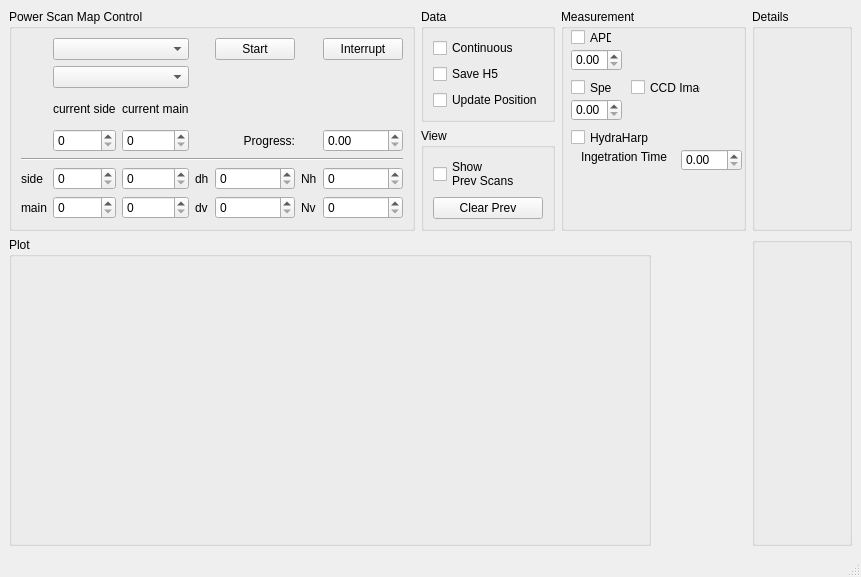
<?xml version="1.0" encoding="UTF-8"?>
<ui version="4.0">
 <class>SimpleXYScanWindow</class>
 <widget class="QMainWindow" name="SimpleXYScanWindow">
  <property name="geometry">
   <rect>
    <x>0</x>
    <y>0</y>
    <width>861</width>
    <height>577</height>
   </rect>
  </property>
  <property name="minimumSize">
   <size>
    <width>150</width>
    <height>170</height>
   </size>
  </property>
  <property name="acceptDrops">
   <bool>false</bool>
  </property>
  <property name="windowTitle">
   <string>Simple XY Scan</string>
  </property>
  <widget class="QWidget" name="centralwidget">
   <layout class="QGridLayout" name="gridLayout_2" rowstretch="0,0,0" columnstretch="0,0,0,0,0">
    <item row="2" column="0" colspan="3">
     <widget class="QGroupBox" name="plot_groupBox">
      <property name="sizePolicy">
       <sizepolicy hsizetype="Expanding" vsizetype="Expanding">
        <horstretch>0</horstretch>
        <verstretch>0</verstretch>
       </sizepolicy>
      </property>
      <property name="title">
       <string>Plot</string>
      </property>
      <layout class="QVBoxLayout" name="verticalLayout_2"/>
     </widget>
    </item>
    <item row="0" column="0" rowspan="2">
     <widget class="QGroupBox" name="control_groupBox">
      <property name="title">
       <string>Power Scan Map Control</string>
      </property>
      <layout class="QGridLayout" name="gridLayout" columnstretch="0,0,0,0,0,0,0">
       <item row="5" column="2">
        <widget class="QDoubleSpinBox" name="h1_doubleSpinBox">
         <property name="decimals">
          <number>0</number>
         </property>
         <property name="maximum">
          <double>3200.000000000000000</double>
         </property>
        </widget>
       </item>
       <item row="3" column="2">
        <widget class="QDoubleSpinBox" name="y_doubleSpinBox">
         <property name="decimals">
          <number>0</number>
         </property>
         <property name="maximum">
          <double>3200.000000000000000</double>
         </property>
        </widget>
       </item>
       <item row="7" column="3">
        <widget class="QLabel" name="dv_label_2">
         <property name="text">
          <string>dv</string>
         </property>
        </widget>
       </item>
       <item row="3" column="4">
        <widget class="QLabel" name="progres_label">
         <property name="text">
          <string>Progress:</string>
         </property>
         <property name="alignment">
          <set>Qt::AlignRight|Qt::AlignTrailing|Qt::AlignVCenter</set>
         </property>
        </widget>
       </item>
       <item row="2" column="1">
        <widget class="QLabel" name="x_label">
         <property name="text">
          <string>current side</string>
         </property>
        </widget>
       </item>
       <item row="5" column="0">
        <widget class="QLabel" name="h_label">
         <property name="text">
          <string>side</string>
         </property>
        </widget>
       </item>
       <item row="0" column="6">
        <widget class="QPushButton" name="interrupt_pushButton">
         <property name="text">
          <string>Interrupt</string>
         </property>
        </widget>
       </item>
       <item row="2" column="2">
        <widget class="QLabel" name="y_label">
         <property name="text">
          <string>current main</string>
         </property>
        </widget>
       </item>
       <item row="7" column="4">
        <widget class="QDoubleSpinBox" name="dv_doubleSpinBox">
         <property name="decimals">
          <number>0</number>
         </property>
         <property name="maximum">
          <double>3200.000000000000000</double>
         </property>
        </widget>
       </item>
       <item row="5" column="4">
        <widget class="QDoubleSpinBox" name="dh_doubleSpinBox">
         <property name="decimals">
          <number>0</number>
         </property>
         <property name="maximum">
          <double>3200.000000000000000</double>
         </property>
        </widget>
       </item>
       <item row="7" column="0">
        <widget class="QLabel" name="v_label_2">
         <property name="text">
          <string>main</string>
         </property>
        </widget>
       </item>
       <item row="3" column="1">
        <widget class="QDoubleSpinBox" name="x_doubleSpinBox">
         <property name="decimals">
          <number>0</number>
         </property>
         <property name="maximum">
          <double>3200.000000000000000</double>
         </property>
        </widget>
       </item>
       <item row="7" column="2">
        <widget class="QDoubleSpinBox" name="v1_doubleSpinBox">
         <property name="decimals">
          <number>0</number>
         </property>
         <property name="maximum">
          <double>3200.000000000000000</double>
         </property>
        </widget>
       </item>
       <item row="3" column="6">
        <widget class="QDoubleSpinBox" name="progress_doubleSpinBox"/>
       </item>
       <item row="0" column="4">
        <widget class="QPushButton" name="start_pushButton">
         <property name="text">
          <string>Start</string>
         </property>
        </widget>
       </item>
       <item row="5" column="6">
        <widget class="QDoubleSpinBox" name="Nh_doubleSpinBox">
         <property name="decimals">
          <number>0</number>
         </property>
         <property name="maximum">
          <double>3200.000000000000000</double>
         </property>
        </widget>
       </item>
       <item row="4" column="0" colspan="7">
        <widget class="Line" name="line">
         <property name="orientation">
          <enum>Qt::Horizontal</enum>
         </property>
        </widget>
       </item>
       <item row="5" column="5">
        <widget class="QLabel" name="label_2">
         <property name="text">
          <string>Nh</string>
         </property>
        </widget>
       </item>
       <item row="5" column="1">
        <widget class="QDoubleSpinBox" name="h0_doubleSpinBox">
         <property name="decimals">
          <number>0</number>
         </property>
         <property name="maximum">
          <double>3200.000000000000000</double>
         </property>
        </widget>
       </item>
       <item row="1" column="1" colspan="2">
        <widget class="QComboBox" name="speed_comboBox"/>
       </item>
       <item row="0" column="1" colspan="2">
        <widget class="QComboBox" name="scan_type_comboBox"/>
       </item>
       <item row="7" column="5">
        <widget class="QLabel" name="label_3">
         <property name="text">
          <string>Nv</string>
         </property>
        </widget>
       </item>
       <item row="5" column="3">
        <widget class="QLabel" name="dv_label">
         <property name="text">
          <string>dh</string>
         </property>
        </widget>
       </item>
       <item row="7" column="6">
        <widget class="QDoubleSpinBox" name="Nv_doubleSpinBox">
         <property name="decimals">
          <number>0</number>
         </property>
         <property name="maximum">
          <double>3200.000000000000000</double>
         </property>
        </widget>
       </item>
       <item row="7" column="1">
        <widget class="QDoubleSpinBox" name="v0_doubleSpinBox">
         <property name="decimals">
          <number>0</number>
         </property>
         <property name="maximum">
          <double>3200.000000000000000</double>
         </property>
        </widget>
       </item>
      </layout>
     </widget>
    </item>
    <item row="1" column="1">
     <widget class="QGroupBox" name="groupBox_2">
      <property name="title">
       <string>View</string>
      </property>
      <layout class="QGridLayout" name="gridLayout_4">
       <item row="0" column="0">
        <widget class="QCheckBox" name="show_previous_scans_checkBox">
         <property name="text">
          <string>Show 
Prev Scans</string>
         </property>
        </widget>
       </item>
       <item row="1" column="0">
        <widget class="QPushButton" name="clear_previous_scans_pushButton">
         <property name="text">
          <string>Clear Prev</string>
         </property>
        </widget>
       </item>
      </layout>
     </widget>
    </item>
    <item row="2" column="4">
     <widget class="QGroupBox" name="autofocus_plot_groupBox">
      <property name="sizePolicy">
       <sizepolicy hsizetype="Preferred" vsizetype="Preferred">
        <horstretch>0</horstretch>
        <verstretch>0</verstretch>
       </sizepolicy>
      </property>
      <property name="minimumSize">
       <size>
        <width>60</width>
        <height>60</height>
       </size>
      </property>
      <property name="maximumSize">
       <size>
        <width>400</width>
        <height>400</height>
       </size>
      </property>
      <property name="contextMenuPolicy">
       <enum>Qt::DefaultContextMenu</enum>
      </property>
      <property name="locale">
       <locale language="English" country="Zimbabwe"/>
      </property>
      <property name="alignment">
       <set>Qt::AlignLeading|Qt::AlignLeft|Qt::AlignTop</set>
      </property>
      <layout class="QVBoxLayout" name="verticalLayout_4">
       <property name="leftMargin">
        <number>9</number>
       </property>
       <property name="topMargin">
        <number>9</number>
       </property>
       <property name="rightMargin">
        <number>9</number>
       </property>
       <property name="bottomMargin">
        <number>9</number>
       </property>
      </layout>
     </widget>
    </item>
    <item row="0" column="4" rowspan="2">
     <widget class="QGroupBox" name="details_groupBox">
      <property name="sizePolicy">
       <sizepolicy hsizetype="Preferred" vsizetype="Preferred">
        <horstretch>0</horstretch>
        <verstretch>0</verstretch>
       </sizepolicy>
      </property>
      <property name="minimumSize">
       <size>
        <width>100</width>
        <height>170</height>
       </size>
      </property>
      <property name="maximumSize">
       <size>
        <width>400</width>
        <height>400</height>
       </size>
      </property>
      <property name="title">
       <string>Details</string>
      </property>
      <layout class="QVBoxLayout" name="verticalLayout"/>
     </widget>
    </item>
    <item row="0" column="1">
     <widget class="QGroupBox" name="groupBox">
      <property name="title">
       <string>Data</string>
      </property>
      <layout class="QGridLayout" name="gridLayout_3">
       <item row="1" column="0">
        <widget class="QCheckBox" name="save_h5_checkBox">
         <property name="text">
          <string>Save H5</string>
         </property>
        </widget>
       </item>
       <item row="0" column="0">
        <widget class="QCheckBox" name="continuous_scan_checkBox">
         <property name="text">
          <string>Continuous</string>
         </property>
        </widget>
       </item>
       <item row="2" column="0">
        <widget class="QCheckBox" name="update_position_checkBox">
         <property name="text">
          <string>Update Position</string>
         </property>
        </widget>
       </item>
      </layout>
     </widget>
    </item>
    <item row="0" column="2" rowspan="2" colspan="2">
     <widget class="QGroupBox" name="groupBox_3">
      <property name="sizePolicy">
       <sizepolicy hsizetype="Preferred" vsizetype="Preferred">
        <horstretch>0</horstretch>
        <verstretch>0</verstretch>
       </sizepolicy>
      </property>
      <property name="minimumSize">
       <size>
        <width>100</width>
        <height>220</height>
       </size>
      </property>
      <property name="title">
       <string>Measurement</string>
      </property>
      <widget class="QCheckBox" name="collect_apd_checkBox">
       <property name="geometry">
        <rect>
         <x>10</x>
         <y>20</y>
         <width>41</width>
         <height>17</height>
        </rect>
       </property>
       <property name="text">
        <string>APD</string>
       </property>
      </widget>
      <widget class="QCheckBox" name="collect_spectrum_checkBox">
       <property name="geometry">
        <rect>
         <x>10</x>
         <y>70</y>
         <width>41</width>
         <height>17</height>
        </rect>
       </property>
       <property name="text">
        <string>Spec</string>
       </property>
      </widget>
      <widget class="QCheckBox" name="collect_hydraharp_checkBox">
       <property name="geometry">
        <rect>
         <x>10</x>
         <y>120</y>
         <width>81</width>
         <height>17</height>
        </rect>
       </property>
       <property name="text">
        <string>HydraHarp</string>
       </property>
      </widget>
      <widget class="QDoubleSpinBox" name="apd_int_time_doubleSpinBox">
       <property name="geometry">
        <rect>
         <x>10</x>
         <y>40</y>
         <width>51</width>
         <height>22</height>
        </rect>
       </property>
      </widget>
      <widget class="QDoubleSpinBox" name="spectrum_int_time_doubleSpinBox">
       <property name="geometry">
        <rect>
         <x>10</x>
         <y>90</y>
         <width>51</width>
         <height>22</height>
        </rect>
       </property>
      </widget>
      <widget class="QDoubleSpinBox" name="hydraharp_tacq_doubleSpinBox">
       <property name="geometry">
        <rect>
         <x>120</x>
         <y>140</y>
         <width>61</width>
         <height>22</height>
        </rect>
       </property>
      </widget>
      <widget class="QCheckBox" name="collect_CCD_image_checkBox">
       <property name="geometry">
        <rect>
         <x>70</x>
         <y>70</y>
         <width>70</width>
         <height>17</height>
        </rect>
       </property>
       <property name="text">
        <string>CCD Image</string>
       </property>
      </widget>
      <widget class="QLabel" name="label">
       <property name="geometry">
        <rect>
         <x>20</x>
         <y>140</y>
         <width>101</width>
         <height>16</height>
        </rect>
       </property>
       <property name="text">
        <string>Ingetration Time</string>
       </property>
      </widget>
     </widget>
    </item>
   </layout>
  </widget>
  <widget class="QMenuBar" name="menubar">
   <property name="geometry">
    <rect>
     <x>0</x>
     <y>0</y>
     <width>861</width>
     <height>21</height>
    </rect>
   </property>
  </widget>
  <widget class="QStatusBar" name="statusbar"/>
 </widget>
 <tabstops>
  <tabstop>scan_type_comboBox</tabstop>
  <tabstop>start_pushButton</tabstop>
  <tabstop>interrupt_pushButton</tabstop>
  <tabstop>x_doubleSpinBox</tabstop>
  <tabstop>y_doubleSpinBox</tabstop>
  <tabstop>progress_doubleSpinBox</tabstop>
  <tabstop>h0_doubleSpinBox</tabstop>
  <tabstop>h1_doubleSpinBox</tabstop>
  <tabstop>dh_doubleSpinBox</tabstop>
  <tabstop>Nh_doubleSpinBox</tabstop>
  <tabstop>v0_doubleSpinBox</tabstop>
  <tabstop>v1_doubleSpinBox</tabstop>
  <tabstop>dv_doubleSpinBox</tabstop>
  <tabstop>Nv_doubleSpinBox</tabstop>
 </tabstops>
 <resources/>
 <connections/>
</ui>
